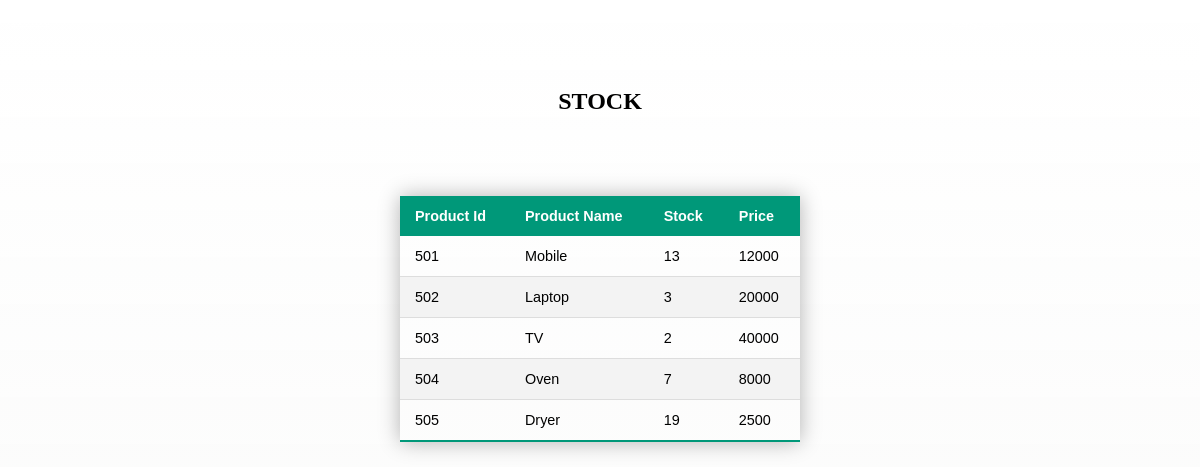
/view_stock.php (signed in), run on the app's committed database.
### tables this page shows
CREATE TABLE IF NOT EXISTS `product` (
  `product_id` int(11) NOT NULL,
  `product_name` varchar(32) NOT NULL,
  `stock` int(11) NOT NULL,
  `price` int(11) NOT NULL,
  PRIMARY KEY (`product_id`)
);

### view_stock.php (the view, shortened to what this page needs)
<!DOCTYPE html>
<html lang="en">
<head>
<link rel="stylesheet" href="tablecss.css">
</head>
<body>
    <?php require "menu.php" ?>
    <br><br>
    <center>
        <h2>STOCK</h2>
    </center>
    <br><br>
<center>
    <div>
        <table class="styled-table">
            <?php
                 $db=mysqli_connect('localhost','root','','test');
                 $qry='SELECT * FROM product';
                 $result=mysqli_query($db,$qry);
                $num=mysqli_num_rows($result);
                if($num>0){
                    echo"<thead>
                        <tr>
        <th>Product Id</th>
        <th>Product Name</th>
        <th>Stock</th>
        <th>Price</th>
                        </tr>
                        </thead>
                        <tbody>";
                        while($row=mysqli_fetch_assoc($result)){
                            echo"
                            <tr>
                                <td>".$row['product_id']."</td>
                                <td>".$row['product_name']."</td>
                                <td>".$row['stock']."</td>
                                <td>".$row['price']."</td>
                            </tr>";
                        }
                    echo"</tbody>";
                    }
                ?>
        </table>
    </div>
</center>
</body>
</html>

### menu.php
 <?php
echo '<table width="1000">
<tr><td><a href="business.html">Home</a></td>
<td align="right"><a href="log_out.php">Log Out </a></td>
</tr>
</table>';
?>

### tablecss.css (style rules this page uses)
.styled-table { border-collapse: collapse; margin: 25px 0; font-size: 0.9em; font-family: sans-serif; min-width: 400px; box-shadow: 0 0 20px rgba(0, 0, 0, 0.30); }
.styled-table thead tr { background-color: #009879; color: #ffffff; text-align: left; }
.styled-table th, .styled-table td { padding: 12px 15px; }
.styled-table tbody tr { border-bottom: 1px solid #dddddd; }
.styled-table tbody tr:nth-of-type(even) { background-color: #f3f3f3; }
.styled-table tbody tr:last-of-type { border-bottom: 2px solid #009879; }
body { background: linear-gradient(rgb(197 226 12 / 0%),rgb(178 181 174 / 4%)),url(image3.jpg); background-size: cover; background-position: center; }
a { color: #fff !important; margin-top: -200px !important; }

### data on the page
product: product_id "501", product_name "Mobile", stock "13", price "12000"
product: product_id "502", product_name "Laptop", stock "3", price "20000"
product: product_id "503", product_name "TV", stock "2", price "40000"
product: product_id "504", product_name "Oven", stock "7", price "8000"
product: product_id "505", product_name "Dryer", stock "19", price "2500"
